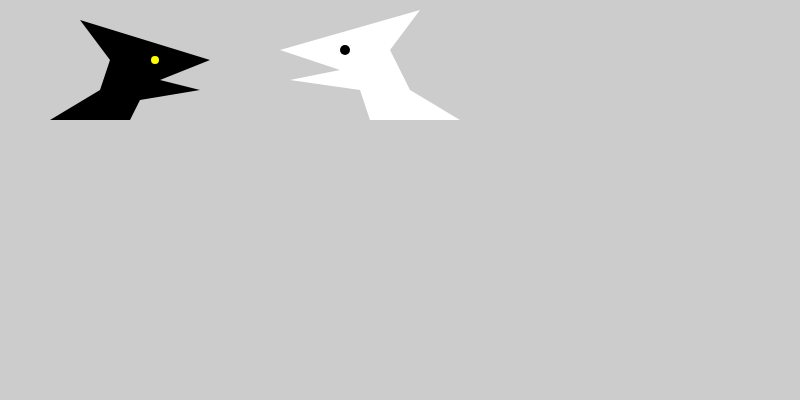
Frame 1 (no input)
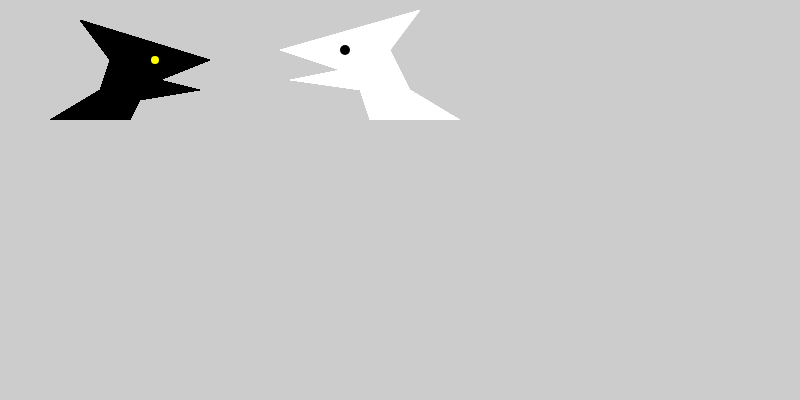
Frame 60 (no input)
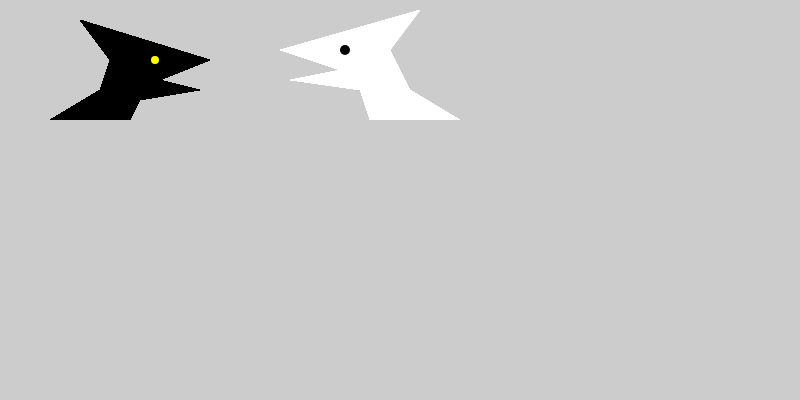
Frame 120 (the mouse pressed at the canvas centre since frame 60)

The p5.js sketch that drew these frames (run headless with seeded random() and noise() and a simulated clock; from frame 60 on, the mouse is pressed at the canvas centre):

// p5.js sketch
// ── sketch.js
function setup() {
  // put setup code here

  createCanvas(800, 400);
  background(204);
  angleMode(DEGREES);
  strokeWeight(10);
  noStroke();

}

function draw() {
  // put drawing code here

//   fill(250, 0, 255);
//   ellipse(100, 60, 80, 40);
// face
//
//   fill(0, 255, 191);
//   ellipse(80, 40, 10, 10);
//   ellipse(120, 40, 10, 10);
// eyes
//
//   fill(0, 26, 255);
//   ellipse(100, 65, 40, 10);
// mouth
//
//   fill(255, 255, 0);
//   triangle(80, 80, 40, 120, 120, 120);
//   line(40, 80, 120, 80);
// triangle and line on top


  // ellipse(100, 100, 20, 20);
  // rect(90, 110, 20, 50);
  // line(50, 90, 90, 110);
  // line(110, 110, 150, 90);
  // line(110, 160, 150, 180);
  // line(150, 90, 150, 180);
  // line(50, 180, 90, 160);
  // line(50, 90, 50, 180);
  // butterfly

  // fill(222, 255, 0);
  // arc(90, 60, 80, 80, 45, 315);
  // arc(190, 60, 80, 80, 45, 315);
  // arc(290, 60, 80, 80, 45, 315);
  // arc(390, 60, 80, 80, 45, 315);
  // multiple pacmans

  // fill(222, 255, 0);
  // arc(90, 60, 80, 80, 45, 315);
  // arc(190, 60, 80, 80, 45, 330);
  // arc(290, 60, 80, 80, 45, 345);
  // arc(390, 60, 80, 80, 45, 400);
  // multiple pacmans different mouths

  // strokeWeight(1);
  // ellipse(90, 60, 80, 80);
  // strokeWeight(8);
  // ellipse(180, 60, 80, 80);
  // strokeWeight(15);
  // ellipse(280, 60, 80, 80);
  // stroke weight widths

  // strokeJoin(ROUND);
  // rect(140, 25,70, 70);
  // stroke join to make shape border round, round the stroke corners

  // strokeJoin(BEVEL);
  // rect(140, 25,70, 70);
  // stroke join to make shape border bevel, bevel the stroke corners

  // fill(153);
  // ellipse(132, 82, 200, 200);
  //
  // noFill();
  // ellipse(228, -16, 200, 200);
  // circles that overlap and no fill

  fill(0);
  beginShape();
  vertex(50, 120);
  vertex(100, 90);
  vertex(110, 60);
  vertex(80, 20);
  vertex(210, 60);
  vertex(160, 80);
  vertex(200, 90);
  vertex(140, 100);
  vertex(130, 120);
  endShape();
  fill(255, 255, 0);
  ellipse(155, 60, 8, 8);
  // created a creature

  fill(255);
  beginShape();
  vertex(370, 120);
  vertex(360, 90);
  vertex(290, 80);
  vertex(340, 70);
  vertex(280, 50);
  vertex(420, 10);
  vertex(390, 50);
  vertex(410, 90);
  vertex(460, 120);
  endShape();
  fill(0);
  ellipse(345, 50, 10, 10);
  // created a creature




}
